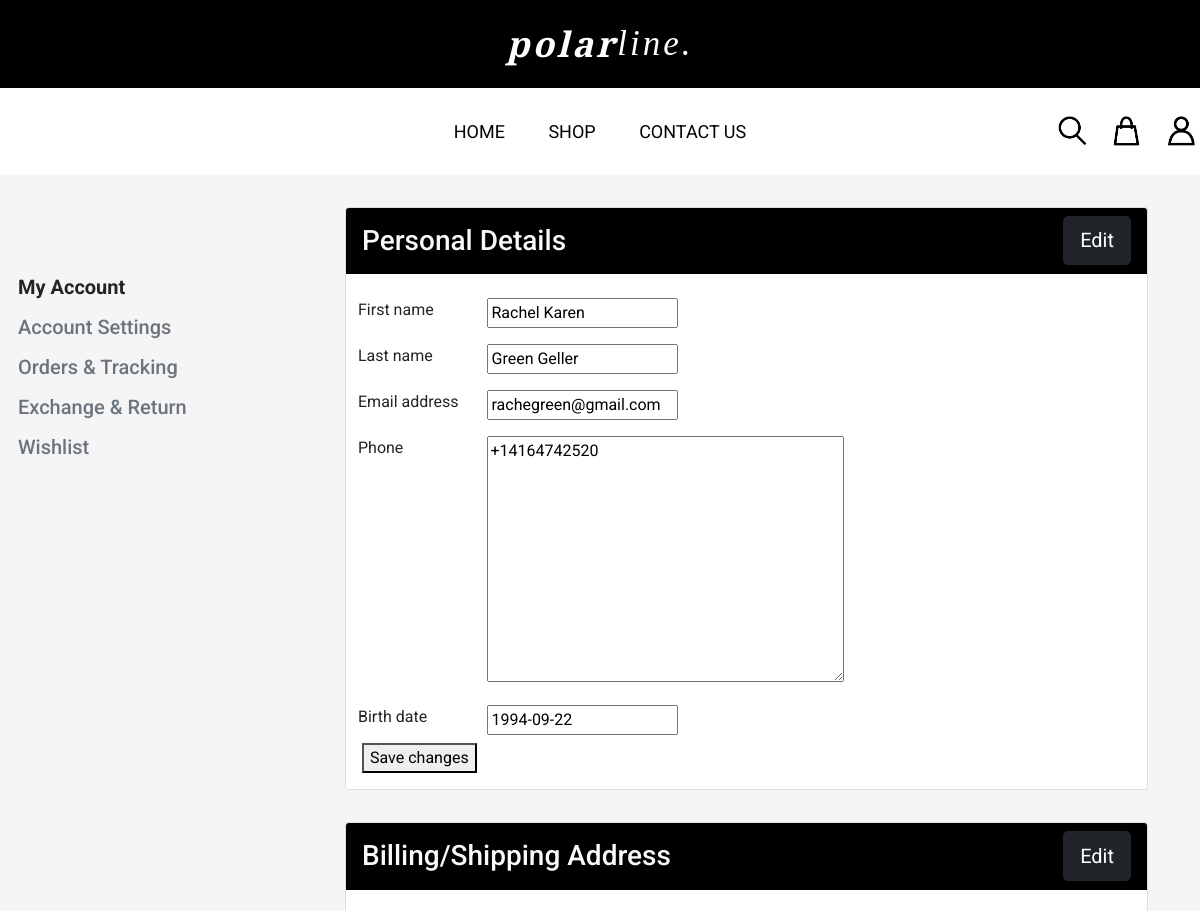
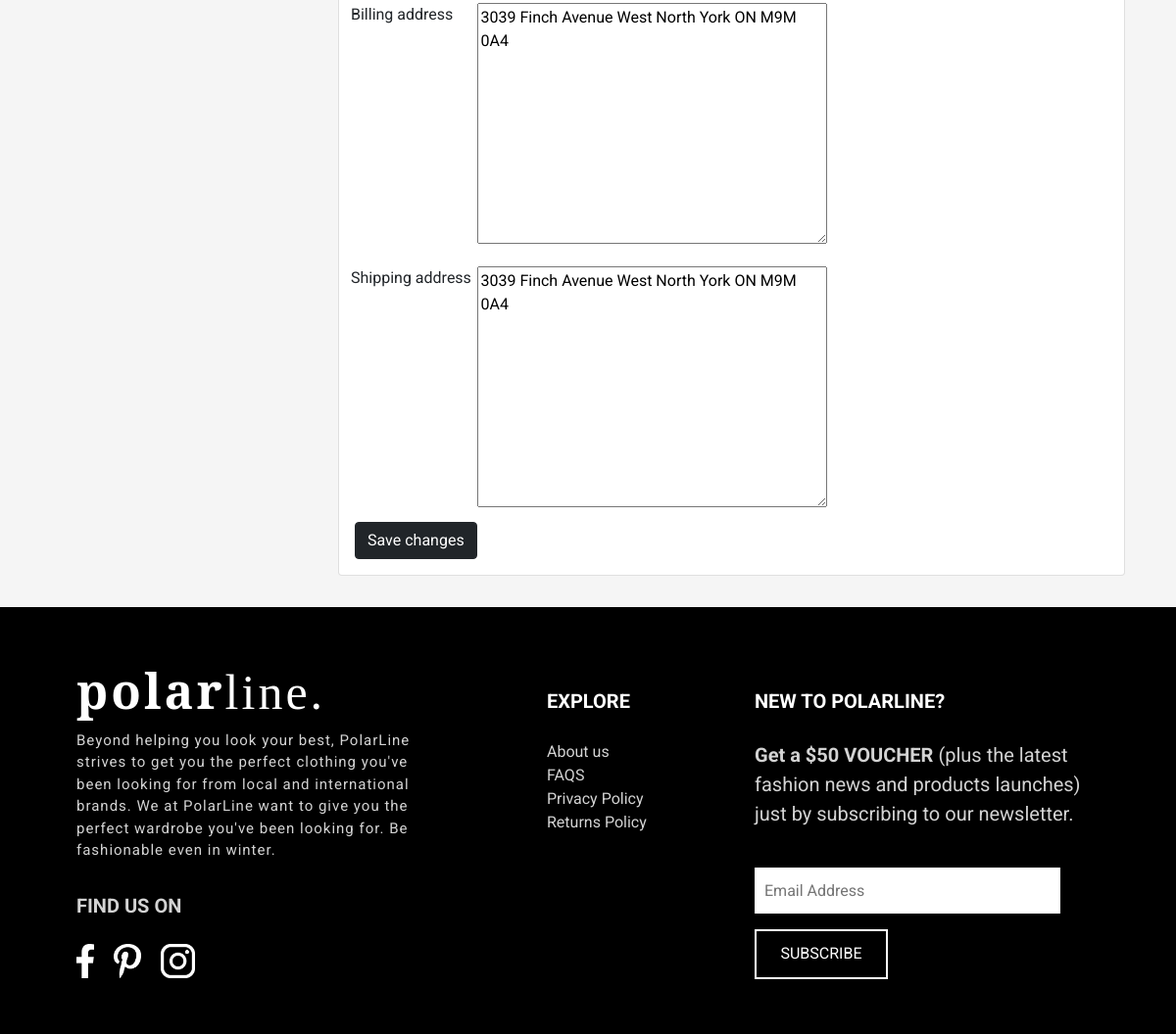
Screenshot of /account/ (signed in) with the database file from the repository (2 pictures, top to bottom).
### home/models.py (models this page shows, shortened)
class Profile(models.Model):
    user = models.OneToOneField(User, on_delete=models.CASCADE)
    phone = PhoneField(blank=True, help_text='Contact phone number')
    birth_date = models.DateField(null=True, blank=True)

class Address(models.Model):
    user = models.OneToOneField(User, on_delete=models.CASCADE)
    billing_address = models.TextField(blank=True)
    shipping_address = models.TextField(blank=True)

### home/views.py (the view)
# urls.py: path('account/', views.account, name='account'),
@login_required
@transaction.atomic
def account(request):
    user_form = AccountForm(instance=request.user)
    profile_form = ProfileForm(instance=request.user.profile)
    address_form = AddressForm(instance=request.user.address)
    return render(request, 'account.html', {
        'user_form': user_form,
        'profile_form': profile_form,
        'address_form': address_form,
    })

### home/forms.py
class AccountForm(forms.ModelForm):
    class Meta:
        model = User
        fields = ('first_name', 'last_name', 'email')

class ProfileForm(forms.ModelForm):
    class Meta:
        model = Profile
        fields = ('phone', 'birth_date')

### home/templates/account.html (shortened to what this page needs)
{% extends 'base.html' %}
{% block content %}
{% load static %}
<div class="container py-3">
    <div class="row">
        <div class="col-md-3 px-0" style="padding-top: 5em;">
            <div class="row">
                <h5 class="py-1 fw-bold">My Account</h5>
                <h5 class="py-1 text-muted">Account Settings</h5>
                <h5 class="py-1 text-muted">Orders & Tracking</h5>
                <h5 class="py-1 text-muted">Exchange & Return</h5>
                <h5 class="py-1 text-muted">Wishlist</h5>
            </div>
        </div>
        <div class="col-md-9 p-0">
            <div class="row px-5 py-3">
                <div class="card p-0">
                    <div class="card-header text-light" style="background-color: black;">
                        <div class="row">
                            <div class="col">
                                <h3 class="m-0 py-2">Personal Details</h3>
                            </div>
                            <div class="col d-flex justify-content-end">
                                <button class="btn btn-dark btn-lg" type="submit">Edit</button><br>
                            </div>
                        </div>
                    </div>
                    <div class="card-body">
                        <form method="POST" action="{% url 'profile' %}">
                            <div class="form-group p-2">
                                <div class="row">
                                    <div class="col-md-2 p-0">
                                        {{ user_form.first_name.label }}
                                    </div>
                                    <div class="col-md-10 p-0">
                                        {{ user_form.first_name }}
                                    </div>
                                </div>
                            </div>
                            <div class="form-group p-2">
                                <div class="row">
                                    <div class="col-md-2 p-0">
                                        {{ user_form.last_name.label }}
                                    </div>
                                    <div class="col-md-10 p-0">
                                        {{ user_form.last_name }}
                                    </div>
                                </div>
                            </div>
                            <div class="form-group p-2">
                                <div class="row">
                                    <div class="col-md-2 p-0">
                                        {{ user_form.email.label }}
                                    </div>
                                    <div class="col-md-10 p-0">
                                        {{ user_form.email }}
                                    </div>
                                </div>
                            </div>
                            <div class="form-group p-2">
                                <div class="row">
                                    <div class="col-md-2 p-0">
                                        {{ profile_form.phone.label }}
                                    </div>
                                    <div class="col-md-10 p-0">
                                        {{ profile_form.phone }}
                                    </div>
                                </div>
                            </div>
                            <div class="form-group p-2">
                                <div class="row">
                                    <div class="col-md-2 p-0">
                                        {{ profile_form.birth_date.label }}
                                    </div>
                                    <div class="col-md-10 p-0">
                                        {{ profile_form.birth_date }}
                                    </div>
                                </div>
                            </div>
                            <button type="submit" id="btnSubmitProfile">Save changes</button>
                        </form>
                    </div>
                </div>
            </div>
            <div class="row px-5 py-3">
                <div class="card p-0">
                    <div class="card-header text-light" style="background-color: black;">
                        <div class="row">
                            <div class="col">
                                <h3 class="m-0 py-2">Billing/Shipping Address</h3>
                            </div>
                            <div class="col d-flex justify-content-end">
                                <button class="btn btn-dark btn-lg" type="submit">Edit</button><br>
                            </div>
                        </div>
                    </div>
                    <div class="card-body">
                        <form method="POST" action="{% url 'address' %}">
                            <div class="form-group p-2">
                                <div class="row">
                                    <div class="col-md-2 p-0">
                                        {{ address_form.billing_address.label }}
                                    </div>
                                    <div class="col-md-10 p-0">
                                        {{ address_form.billing_address }}
                                    </div>
                                </div>
                            </div>
                            <div class="form-group p-2">
                                <div class="row">
                                    <div class="col-md-2 p-0">
                                        {{ address_form.shipping_address.label }}
                                    </div>
                                    <div class="col-md-10 p-0">
                                        {{ address_form.shipping_address }}
                                    </div>
                                </div>
                            </div>
                            <button type="submit" id="btnSubmitBillShipAddr" class="btn btn-dark">Save changes</button>
                        </form>
                    </div>
                </div>
            </div>
        </div>
    </div>
</div>
{% endblock %}

### home/templates/base.html (shortened to what this page needs)
<!DOCTYPE html>
<html lang="en">
{% load static %}
<head>
    <link rel="stylesheet" href="{% static 'home/css/polarline.css' %}">
    <link href="https://unpkg.com/aos@2.3.1/dist/aos.css" rel="stylesheet"/>
    <link href="https://cdn.jsdelivr.net/npm/bootstrap@5.0.0-beta3/dist/css/bootstrap.min.css" rel="stylesheet">
</head>
<body>
    <div id="polarline-head" class="d-flex justify-content-center">
        <a href="{% url 'home' %}" class="d-flex align-items-center">
            <span class="logo-polar">polar</span>
            <span class="logo-line">line.</span>
        </a>
    </div>
    <nav>
        <div class="filler"></div>
        <div class="nav-links-grp">
            <ul class="nav-links">
                <li><a href="{% url 'home' %}">HOME</a></li>
                <li id="navShop">
                    <a href="{% url 'shop' %}">SHOP</a>
                </li>
                <li><a href="{% url 'contactus' %}">CONTACT US</a></li>
            </ul>
        </div>
        <div id="nav-icons">
            <ul class="nav-icons-grp">
                <li><a href="#"><img src="{% static '/home/images/search.png' %}" alt="Search" height="35"></a></li>
                <li id="navShopBag"><a href="{% url 'cart' %}"><img src="{% static '/home/images/shop-bag.png' %}" alt="Shop Bag" height="35"></a></li>
                <li id="navAccount" class="dropdown">
                    <a class="navAccountLink" href="{% if user.is_authenticated %}{% url 'account' %}{% else %}{% url 'login_user' %}{% endif %}"><img src="{% static 'home/images/account.png' %}" alt="Account" height="35"></a>
                </li>
            </ul>
        </div>
    </nav>
    {% block content %} {% endblock %}
    <footer class="d-flex">
        <div class="container">
            <div class="row p-5">
              <div class="col-4">
                <div id="footer-logo">
                    <span class="logo-polar">polar</span><span class="logo-line">line.</span>
                </div>
                <div id="footer-about-us">
                    Beyond helping you look your best, PolarLine strives to get you the perfect clothing you've been looking for
                    from local and international brands. We at PolarLine want to give you the perfect wardrobe you've been looking
                    for. Be fashionable even in winter.
                </div>
                <div id="footer-find-us">FIND US ON</div>
                <div id="footer-social-media">
                    <img src="{% static '/home/images/facebook.png' %}" alt="Facebook Icon" height="35">
                    <img src="{% static '/home/images/pinterest.png' %}" alt="Pinterest Icon" height="35">
                    <img src="{% static '/home/images/instagram.png' %}" alt="Instagram Icon" height="35">
                </div>
              </div>
              <div class="col footer-col-2">
                <div class="footer-col-header">EXPLORE</div>
                <div>About us</div>
                <div>FAQS</div>
                <div>Privacy Policy</div>
                <div>Returns Policy</div>
              </div>
              <div class="col-4 p-2">
                <div class="footer-col-header">NEW TO POLARLINE?</div>
                <div id="footer-voucher"><b>Get a $50 VOUCHER</b> (plus the latest fashion news and products launches)
                    just by subscribing to our newsletter.</div>
                <form class="footer-form">
                    <input type="email" placeholder="Email Address"><br>
                    <button type="submit">SUBSCRIBE</button>
                </form>
                </div>
            </div>
          </div>
    </footer>
</body>
</html>

### home/static/home/css/polarline.css (style rules this page uses)
* { font-family: 'Roboto', sans-serif; box-sizing: unset !important; }
.align-items-center { display: flex; align-items: center; }
.logo-polar { font-weight: bold; font-family: 'Playfair Display', serif; }
.logo-line { font-weight: lighter; font-family: 'Playfair Display', serif; }
#polarline-head { top: 0; display: flex; background-color: black; font-size: 35px; padding: 0.5em; letter-spacing: 3px; }
#polarline-head a { color: white; text-decoration: none; font-style: italic; }
nav { background-color: white; color: black; padding: 0; width: 100%; display: flex; flex-direction: row; }
.filler { width: 15%; }
.nav-links-grp { width: 70%; }
.nav-links { width: 40%; background-color: white; display: flex; flex-direction: row; justify-content: space-around; padding: 0; margin: auto; }
.nav-links li { display: block; margin: 30px 0; }
.nav-links li a { text-decoration: none; color: black; font-size: large; position: relative; padding-bottom: 2px; }
.nav-links li a:before { background: none repeat scroll 0 0 transparent; bottom: 0; content: ""; display: block; height: 2px; left: 50%; position: absolute; background: black; transition: width 0.3s ease 0s, left 0.3s ease 0s; width: 0; }
.nav-icons-grp { list-style: none; display: flex; margin: 0; }
.nav-icons-grp li a { width: auto; }
#nav-icons { display: flex; width: 15%; align-items: center; justify-content: center; }
#nav-icons a { padding: 10px; }
body { background-color: whitesmoke !important; margin: 0; padding: 0; }
footer { color: lightgray; background-color: black; width: 100%; }
.footer-col-2 { padding: 0.5em 0.5em 0.5em 7em !important; }
#footer-logo { color: white; font-size: 50px; letter-spacing: 3px; }
#footer-about-us { font-size: 15px; letter-spacing: 1px; padding-bottom: 2em; }
#footer-find-us { font-size: 20px; font-weight: bold; }
#footer-social-media img { padding: 1.5em 1em 0 0; }
.footer-col-header { color: white; padding: 1.25em 0; font-size: 20px; font-weight: bold; }
#footer-voucher { font-size: 20px; padding-bottom: 2em; }
.footer-form input { background-color: white; border: none; height: 45px; margin-bottom: 1em; outline: none; width: 300px; padding-left: 10px; font-size: medium; }
.footer-form button { background-color: black; border: 2px solid white; color: white; cursor: pointer; height: 45px; font-size: medium; outline: none; transition: all 0.5s ease-in-out; width: 120px; }

### rows the page displays
Profile: phone "+14164742520", birth_date "1994-09-22"
Address: billing_address "3039 Finch Avenue West North York ON M9M 0A4", shipping_address "3039 Finch Avenue West North York ON M9M 0A4"

### other values shown
{{ user_form.first_name.label }} "First name"
{{ user_form.last_name.label }} "Last name"
{{ user_form.email.label }} "Email address"
{{ profile_form.phone.label }} "Phone"
{{ profile_form.birth_date.label }} "Birth date"
{{ address_form.billing_address.label }} "Billing address"
{{ address_form.shipping_address.label }} "Shipping address"
